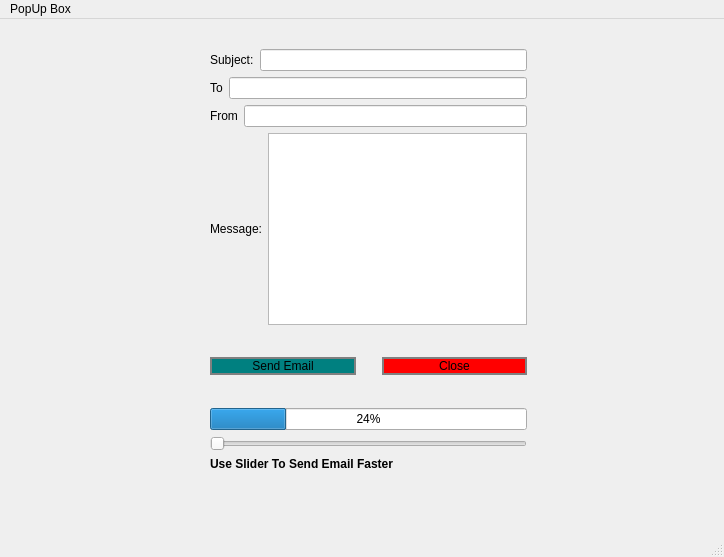
<?xml version="1.0" encoding="UTF-8"?>
<ui version="4.0">
 <class>MainWindow</class>
 <widget class="QMainWindow" name="MainWindow">
  <property name="geometry">
   <rect>
    <x>0</x>
    <y>0</y>
    <width>724</width>
    <height>557</height>
   </rect>
  </property>
  <property name="windowTitle">
   <string>MainWindow</string>
  </property>
  <widget class="QWidget" name="centralwidget">
   <widget class="QWidget" name="">
    <property name="geometry">
     <rect>
      <x>210</x>
      <y>30</y>
      <width>317</width>
      <height>422</height>
     </rect>
    </property>
    <layout class="QVBoxLayout" name="verticalLayout_5">
     <item>
      <layout class="QVBoxLayout" name="verticalLayout_3">
       <item>
        <layout class="QHBoxLayout" name="horizontalLayout_2">
         <item>
          <widget class="QLabel" name="label">
           <property name="text">
            <string>Subject:</string>
           </property>
          </widget>
         </item>
         <item>
          <widget class="QLineEdit" name="lineEdit"/>
         </item>
        </layout>
       </item>
       <item>
        <layout class="QHBoxLayout" name="horizontalLayout_3">
         <item>
          <widget class="QLabel" name="label_2">
           <property name="text">
            <string>To</string>
           </property>
          </widget>
         </item>
         <item>
          <widget class="QLineEdit" name="lineEdit_2"/>
         </item>
        </layout>
       </item>
       <item>
        <layout class="QHBoxLayout" name="horizontalLayout_4">
         <item>
          <widget class="QLabel" name="label_3">
           <property name="text">
            <string>From</string>
           </property>
          </widget>
         </item>
         <item>
          <widget class="QLineEdit" name="lineEdit_3"/>
         </item>
        </layout>
       </item>
       <item>
        <layout class="QHBoxLayout" name="horizontalLayout_5">
         <item>
          <widget class="QLabel" name="label_4">
           <property name="text">
            <string>Message:</string>
           </property>
          </widget>
         </item>
         <item>
          <widget class="QTextEdit" name="textEdit"/>
         </item>
        </layout>
       </item>
      </layout>
     </item>
     <item>
      <layout class="QVBoxLayout" name="verticalLayout_4">
       <item>
        <layout class="QVBoxLayout" name="verticalLayout_2">
         <item>
          <layout class="QHBoxLayout" name="horizontalLayout">
           <item>
            <widget class="QPushButton" name="pushButton_2">
             <property name="styleSheet">
              <string notr="true">QPushButton
{
border: 2px solid gray;
border -radius: 10px;
padding: 0 8px;
background:  Teal;
font: 14pt &quot;Bauhaus 93&quot;;
}</string>
             </property>
             <property name="text">
              <string>Send Email</string>
             </property>
            </widget>
           </item>
           <item>
            <spacer name="verticalSpacer">
             <property name="orientation">
              <enum>Qt::Vertical</enum>
             </property>
             <property name="sizeHint" stdset="0">
              <size>
               <width>20</width>
               <height>40</height>
              </size>
             </property>
            </spacer>
           </item>
           <item>
            <widget class="QPushButton" name="pushButton">
             <property name="styleSheet">
              <string notr="true">QPushButton

{
border: 2px solid gray;
border -radius: 10px;
padding: 0 8px;
background:  dark red;
font: 14pt &quot;Bauhaus 93&quot;;
}</string>
             </property>
             <property name="text">
              <string>Close</string>
             </property>
            </widget>
           </item>
          </layout>
         </item>
         <item>
          <layout class="QVBoxLayout" name="verticalLayout">
           <item>
            <widget class="QProgressBar" name="progressBar">
             <property name="value">
              <number>24</number>
             </property>
            </widget>
           </item>
           <item>
            <widget class="QSlider" name="horizontalSlider">
             <property name="orientation">
              <enum>Qt::Horizontal</enum>
             </property>
            </widget>
           </item>
          </layout>
         </item>
        </layout>
       </item>
       <item>
        <widget class="QLabel" name="label_5">
         <property name="font">
          <font>
           <bold>true</bold>
          </font>
         </property>
         <property name="text">
          <string>Use Slider To Send Email Faster</string>
         </property>
        </widget>
       </item>
      </layout>
     </item>
    </layout>
   </widget>
  </widget>
  <widget class="QMenuBar" name="menubar">
   <property name="geometry">
    <rect>
     <x>0</x>
     <y>0</y>
     <width>724</width>
     <height>22</height>
    </rect>
   </property>
   <widget class="QMenu" name="menuPopUp_Box">
    <property name="title">
     <string>PopUp Box</string>
    </property>
   </widget>
   <addaction name="menuPopUp_Box"/>
  </widget>
  <widget class="QStatusBar" name="statusbar"/>
 </widget>
 <resources/>
 <connections>
  <connection>
   <sender>horizontalSlider</sender>
   <signal>valueChanged(int)</signal>
   <receiver>progressBar</receiver>
   <slot>setValue(int)</slot>
   <hints>
    <hint type="sourcelabel">
     <x>390</x>
     <y>106</y>
    </hint>
    <hint type="destinationlabel">
     <x>394</x>
     <y>197</y>
    </hint>
   </hints>
  </connection>
  <connection>
   <sender>pushButton</sender>
   <signal>clicked()</signal>
   <receiver>MainWindow</receiver>
   <slot>close()</slot>
   <hints>
    <hint type="sourcelabel">
     <x>609</x>
     <y>413</y>
    </hint>
    <hint type="destinationlabel">
     <x>469</x>
     <y>365</y>
    </hint>
   </hints>
  </connection>
 </connections>
</ui>
